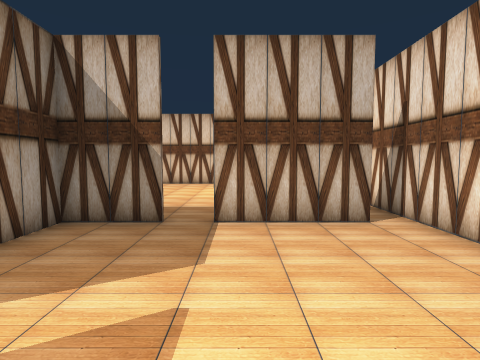
[1] (above)

13 first-person views from a walk through a scene from a Unity 3-D project. The camera is 1.2 m above the floor, tilts 4° down and sees 80° across. The floor is counted in squares, 1 m on a side. Each view is taken from the middle of a square. On the plan, view 1 faces up. The plan holds only what a view shows up to about 13 squares ahead; the rest is blank.

[2]
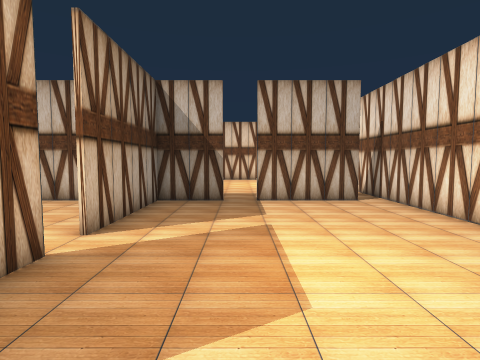

[3]
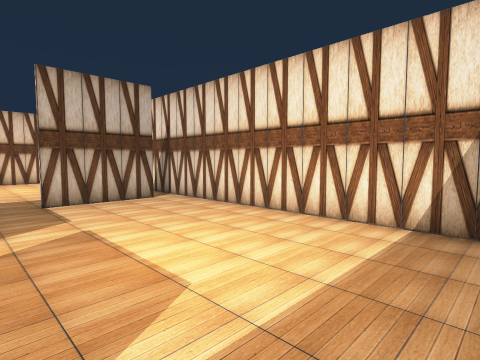

[4]
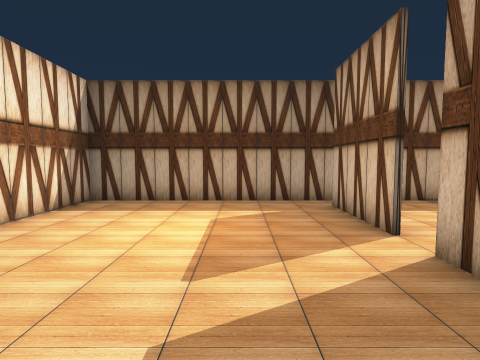

[5]
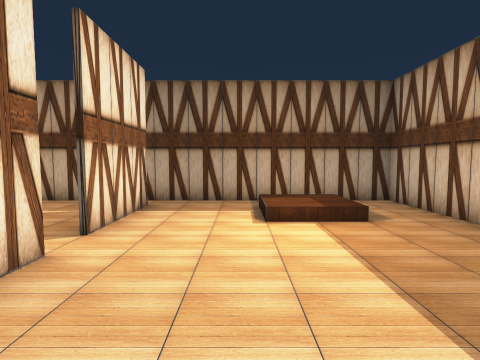

[6]
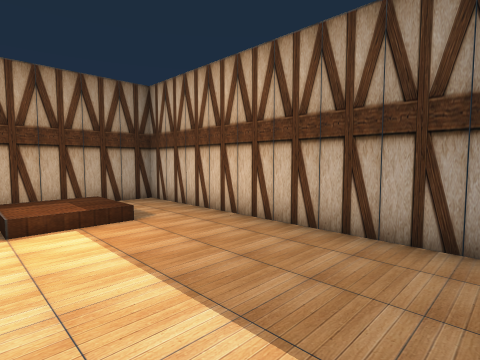

[7]
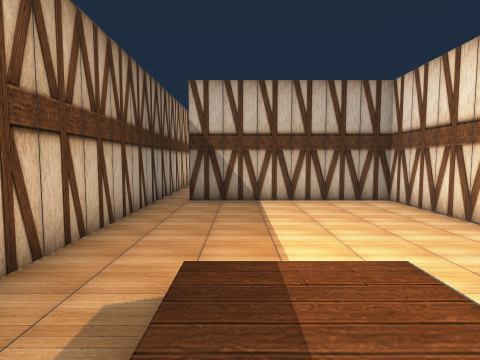

[8]
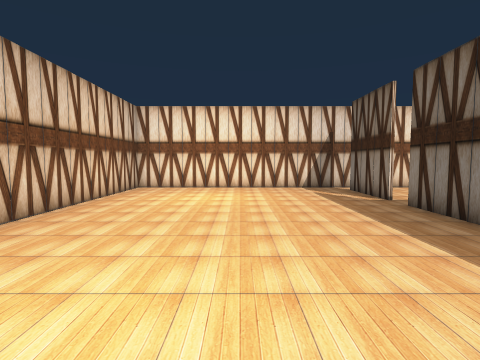

[9]
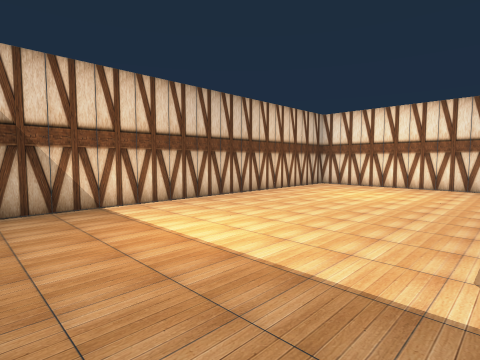

[10]
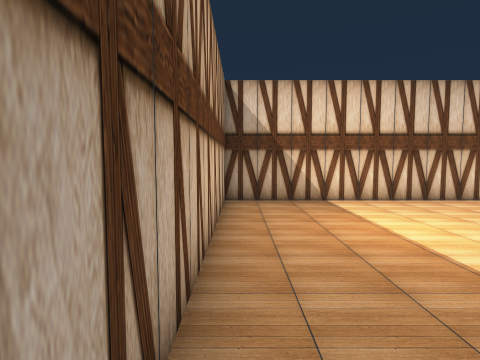

[11]
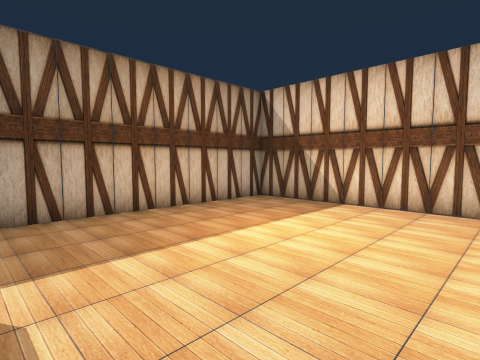

[12]
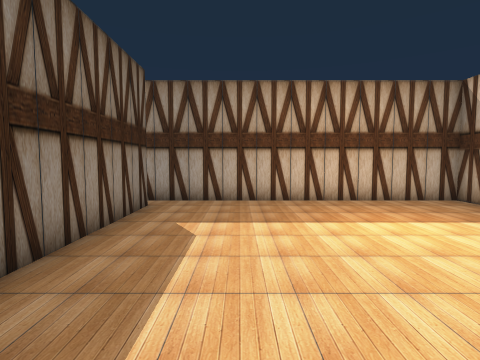

[13]
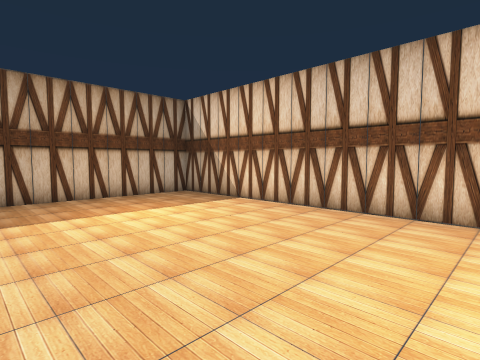

### Floor plan
Ten units are one square. View 1 is at (0, 0); x grows to the right and y downward. Boxes are objects, and circles mark ways between rooms. Rooms are numbered by the first view taken in them; rooms with no view inside come last. Other rooms are left out.
<svg viewBox="-109 -149 148 188">
<path fill="none" stroke="#000" d="M-34 -5 -34 25M-14 -54 -30 -54M26 -54 -5 -54M-35 34 34 34 34 -65M-34 -55 -34 -15M-36 -15 -36 -55M-36 25 -36 -5M-104 -55 -104 34 -35 34M-30 -54 -95 -54M-5 -56 25 -56M-95 -56 -15 -56M34 -65 34 -144 -104 -144 -104 -55"/>
<circle cx="-30" cy="-10" r="3" fill="#2a7"/>
<circle cx="-30" cy="30" r="3" fill="#2a7"/>
<circle cx="-10" cy="-60" r="3" fill="#2a7"/>
<circle cx="30" cy="-60" r="3" fill="#2a7"/>
<circle cx="-100" cy="-60" r="3" fill="#2a7"/>
<text x="0" y="-10">1</text>
<text x="-70" y="-10">2</text>
<text x="-40" y="-100">3</text>
</svg>
Room 1 opens to room 2. Room 1 opens to room 3. Room 2 opens to room 3.

Where each view was taken, in squares from view 1:
view 1: 0 up, 0 right, facing up
view 2: 3 down, 1 left, facing up
view 3: 3 down, 2 left, facing up-right
view 4: 5 up, 1 left, facing down
view 5: 5 up, 6 left, facing down
view 6: 5 up, 6 left, facing down-left
view 7: 3 down, 8 left, facing up
view 8: 10 up, 9 left, facing right
view 9: 7 up, 10 left, facing up-right
view 10: 6 up, 10 left, facing up
view 11: 7 up, 4 left, facing up-left
view 12: 8 up, 2 left, facing left
view 13: 8 up, 1 left, facing up-left
